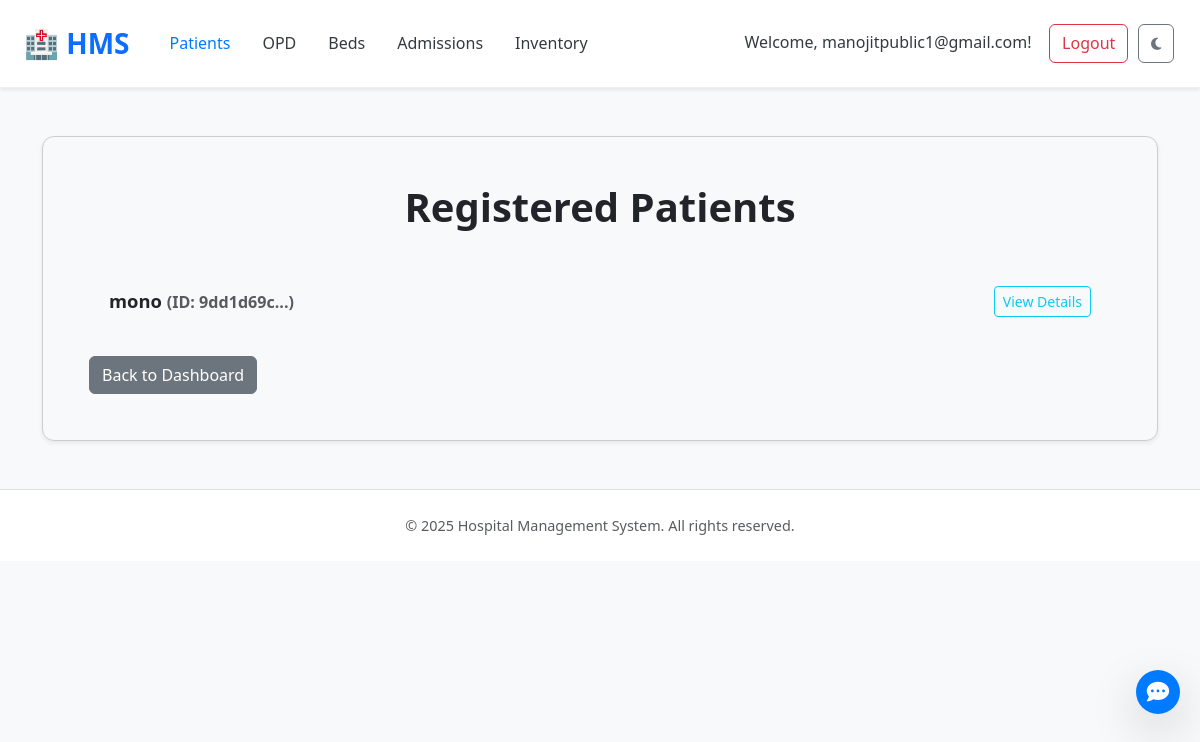
/patients (signed in), run on an earlier commit of the app's database.
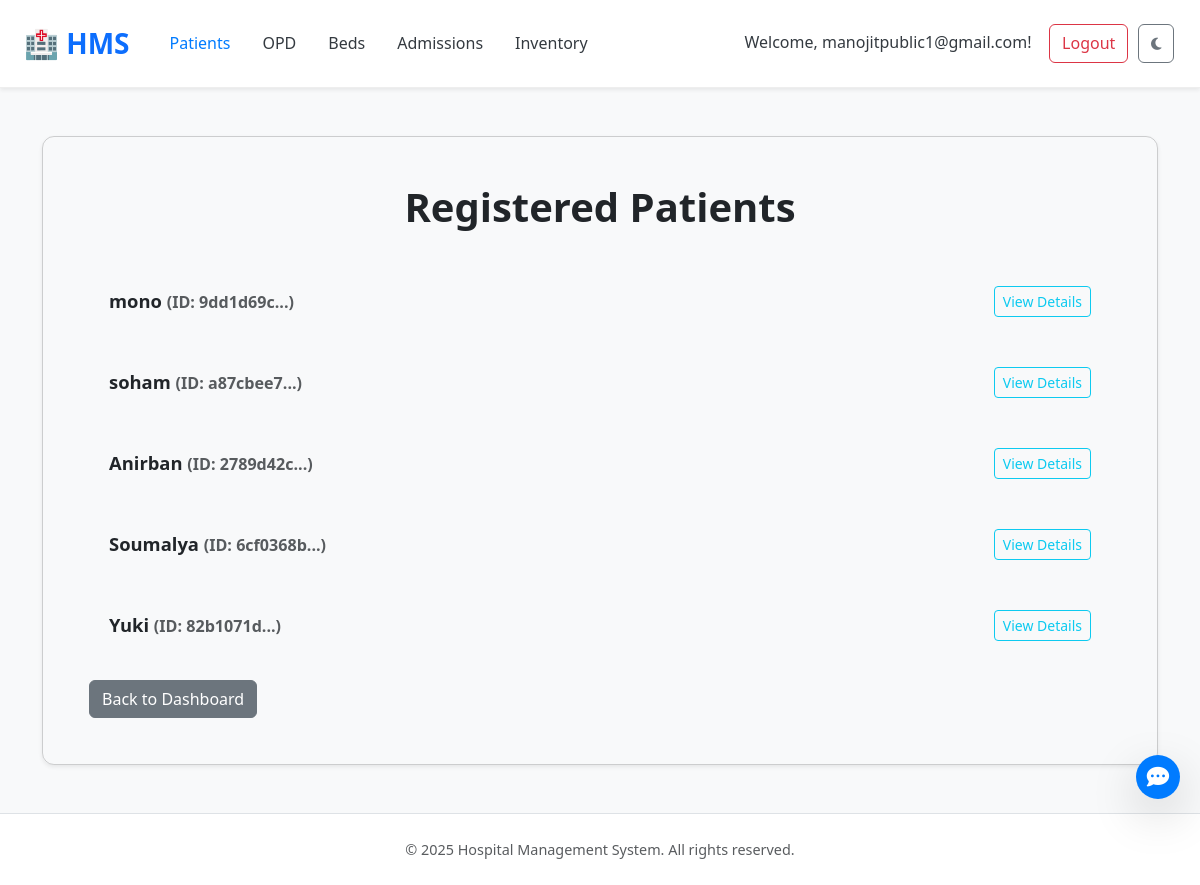
And on a later commit of the database.
### tables this page shows
CREATE TABLE patients (
    patient_id TEXT PRIMARY KEY,
    name TEXT NOT NULL,
    age INTEGER,
    gender TEXT,
    contact_number TEXT,
    address TEXT,
    emergency_contact TEXT,
    blood_group TEXT,
    medical_history TEXT
);

### app.py (the view)
@app.route('/patients')
def list_patients():
    conn = get_db()
    patients = conn.execute("SELECT * FROM patients").fetchall()
    close_db(conn)
    return render_template('list_patients.html', patients=patients)

### app.py (called while the page is built)
def get_db():
    conn = sqlite3.connect(DATABASE)
    conn.row_factory = sqlite3.Row
    return conn

### templates/list_patients.html (shortened to what the changed rows need)
<!DOCTYPE html>
<html lang="en">
<head>
    <link href="https://cdn.jsdelivr.net/npm/bootstrap@5.3.3/dist/css/bootstrap.min.css" rel="stylesheet">
    <link href="https://cdn.jsdelivr.net/npm/aos@2.3.4/dist/aos.css" rel="stylesheet">
    <link rel="stylesheet" href="https://cdnjs.cloudflare.com/ajax/libs/font-awesome/6.5.0/css/all.min.css" />
    <link rel="stylesheet" href="{{ url_for('static', filename='style.css') }}">
    <link rel="stylesheet" href="{{ url_for('static', filename='index_style.css') }}">
</head>
<body {% if g.get('theme')=='dark' %}data-bs-theme="dark" {% endif %}>
    <div class="container my-5">
        <div class="patient-list-container card shadow-sm">
            <div class="card-body">
                <h1>Registered Patients</h1>
                {% if patients | length == 0 %}
                <p class="text-center text-muted">No registered patients found.</p>
                {% else %}
                {% for patient in patients %}
                <div class="patient-entry" data-patient-id="{{ patient['patient_id'] }}">
                    <div class="patient-entry-header">
                        <h5>{{ patient['name'] }} <small class="text-muted">(ID: {{ patient['patient_id'][:8] }}...)</small></h5>
                        <button class="btn btn-sm btn-outline-info toggle-details-btn" type="button"
                                data-bs-toggle="collapse"
                                data-bs-target="#patientDetails_{{ patient['patient_id'] }}"
                                aria-expanded="false"
                                aria-controls="patientDetails_{{ patient['patient_id'] }}">
                        </button>
                    </div>
                </div>
                {% endfor %}
                {% endif %}
            </div>
        </div>
    </div>
</body>
</html>

What changed in the data, as far as the page shows it:
added patients: name "soham", patient "a87cbee7"
added patients: name "Anirban", patient "2789d42c"
added patients: name "Soumalya", patient "6cf0368b"
added patients: name "Yuki", patient "82b1071d"
